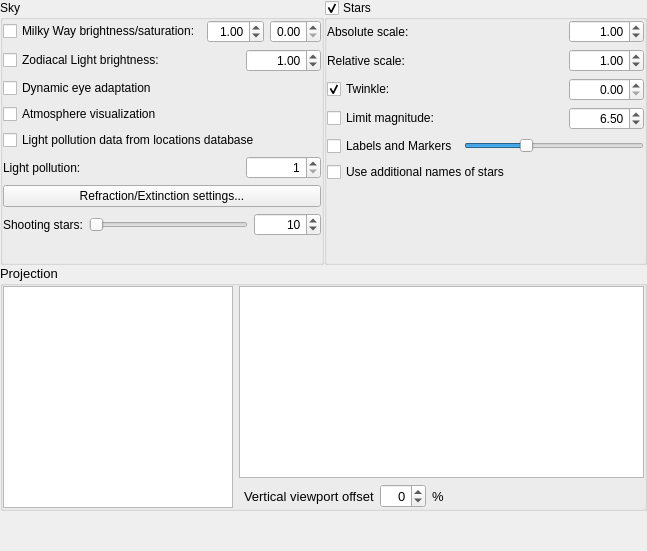
        <widget class="QWidget" name="page_sky">
         <layout class="QGridLayout" name="gridLayout">
          <property name="leftMargin">
           <number>0</number>
          </property>
          <property name="topMargin">
           <number>0</number>
          </property>
          <property name="rightMargin">
           <number>0</number>
          </property>
          <property name="bottomMargin">
           <number>0</number>
          </property>
          <property name="spacing">
           <number>0</number>
          </property>
          <item row="1" column="0" colspan="2">
           <widget class="QGroupBox" name="setProjectionGroupBox">
            <property name="sizePolicy">
             <sizepolicy hsizetype="Preferred" vsizetype="Expanding">
              <horstretch>0</horstretch>
              <verstretch>0</verstretch>
             </sizepolicy>
            </property>
            <property name="minimumSize">
             <size>
              <width>0</width>
              <height>150</height>
             </size>
            </property>
            <property name="font">
             <font>
              <pointsize>10</pointsize>
              <weight>50</weight>
              <bold>false</bold>
             </font>
            </property>
            <property name="title">
             <string>Projection</string>
            </property>
            <property name="checkable">
             <bool>false</bool>
            </property>
            <layout class="QHBoxLayout" name="horizontalLayout_10">
             <property name="leftMargin">
              <number>0</number>
             </property>
             <property name="topMargin">
              <number>0</number>
             </property>
             <property name="rightMargin">
              <number>0</number>
             </property>
             <property name="bottomMargin">
              <number>0</number>
             </property>
             <item>
              <widget class="QListWidget" name="projectionListWidget">
               <property name="sizePolicy">
                <sizepolicy hsizetype="Expanding" vsizetype="Expanding">
                 <horstretch>0</horstretch>
                 <verstretch>0</verstretch>
                </sizepolicy>
               </property>
               <property name="minimumSize">
                <size>
                 <width>230</width>
                 <height>0</height>
                </size>
               </property>
               <property name="maximumSize">
                <size>
                 <width>180</width>
                 <height>16777215</height>
                </size>
               </property>
               <property name="focusPolicy">
                <enum>Qt::NoFocus</enum>
               </property>
               <property name="verticalScrollBarPolicy">
                <enum>Qt::ScrollBarAsNeeded</enum>
               </property>
               <property name="horizontalScrollBarPolicy">
                <enum>Qt::ScrollBarAlwaysOff</enum>
               </property>
              </widget>
             </item>
             <item>
              <layout class="QVBoxLayout" name="projectionDetailsVerticalLayout">
               <item>
                <widget class="QTextBrowser" name="projectionTextBrowser">
                 <property name="openExternalLinks">
                  <bool>true</bool>
                 </property>
                </widget>
               </item>
               <item>
                <layout class="QHBoxLayout" name="viewportOffsetHorizontalLayout">
                 <property name="leftMargin">
                  <number>5</number>
                 </property>
                 <item>
                  <widget class="QLabel" name="viewportOffsetLabel">
                   <property name="text">
                    <string>Vertical viewport offset</string>
                   </property>
                  </widget>
                 </item>
                 <item>
                  <widget class="QDoubleSpinBox" name="viewportOffsetSpinBox">
                   <property name="sizePolicy">
                    <sizepolicy hsizetype="Preferred" vsizetype="Fixed">
                     <horstretch>0</horstretch>
                     <verstretch>0</verstretch>
                    </sizepolicy>
                   </property>
                   <property name="alignment">
                    <set>Qt::AlignRight|Qt::AlignTrailing|Qt::AlignVCenter</set>
                   </property>
                   <property name="decimals">
                    <number>0</number>
                   </property>
                   <property name="minimum">
                    <double>-50.000000000000000</double>
                   </property>
                   <property name="maximum">
                    <double>50.000000000000000</double>
                   </property>
                  </widget>
                 </item>
                 <item>
                  <widget class="QLabel" name="percentLabel">
                   <property name="sizePolicy">
                    <sizepolicy hsizetype="Minimum" vsizetype="Preferred">
                     <horstretch>0</horstretch>
                     <verstretch>0</verstretch>
                    </sizepolicy>
                   </property>
                   <property name="text">
                    <string notr="true">%</string>
                   </property>
                  </widget>
                 </item>
                 <item>
                  <spacer name="horizontalSpacer">
                   <property name="orientation">
                    <enum>Qt::Horizontal</enum>
                   </property>
                   <property name="sizeHint" stdset="0">
                    <size>
                     <width>40</width>
                     <height>20</height>
                    </size>
                   </property>
                  </spacer>
                 </item>
                </layout>
               </item>
              </layout>
             </item>
            </layout>
           </widget>
          </item>
          <item row="2" column="0">
           <spacer name="verticalSpacer_2">
            <property name="orientation">
             <enum>Qt::Vertical</enum>
            </property>
            <property name="sizeHint" stdset="0">
             <size>
              <width>20</width>
              <height>40</height>
             </size>
            </property>
           </spacer>
          </item>
          <item row="0" column="1">
           <widget class="QGroupBox" name="starGroupBox">
            <property name="title">
             <string>Stars</string>
            </property>
            <property name="alignment">
             <set>Qt::AlignLeading</set>
            </property>
            <property name="flat">
             <bool>true</bool>
            </property>
            <property name="checkable">
             <bool>true</bool>
            </property>
            <property name="checked">
             <bool>true</bool>
            </property>
            <layout class="QGridLayout" name="gridLayout_19">
             <property name="leftMargin">
              <number>0</number>
             </property>
             <property name="topMargin">
              <number>0</number>
             </property>
             <property name="rightMargin">
              <number>0</number>
             </property>
             <property name="bottomMargin">
              <number>0</number>
             </property>
             <item row="2" column="0">
              <layout class="QHBoxLayout" name="horizontalLayout_starTwinkle">
               <item>
                <widget class="QCheckBox" name="starTwinkleCheckBox">
                 <property name="text">
                  <string>Twinkle:</string>
                 </property>
                 <property name="checked">
                  <bool>true</bool>
                 </property>
                </widget>
               </item>
               <item>
                <widget class="QDoubleSpinBox" name="starTwinkleAmountDoubleSpinBox">
                 <property name="maximumSize">
                  <size>
                   <width>75</width>
                   <height>16777215</height>
                  </size>
                 </property>
                 <property name="alignment">
                  <set>Qt::AlignRight|Qt::AlignTrailing|Qt::AlignVCenter</set>
                 </property>
                 <property name="decimals">
                  <number>2</number>
                 </property>
                 <property name="maximum">
                  <double>1.500000000000000</double>
                 </property>
                 <property name="singleStep">
                  <double>0.100000000000000</double>
                 </property>
                </widget>
               </item>
              </layout>
             </item>
             <item row="4" column="0">
              <layout class="QHBoxLayout" name="horizontalLayout_starLabel">
               <item>
                <widget class="QCheckBox" name="starLabelCheckBox">
                 <property name="enabled">
                  <bool>true</bool>
                 </property>
                 <property name="text">
                  <string>Labels and Markers</string>
                 </property>
                </widget>
               </item>
               <item>
                <widget class="QSlider" name="starsLabelsHorizontalSlider">
                 <property name="sizePolicy">
                  <sizepolicy hsizetype="Preferred" vsizetype="Fixed">
                   <horstretch>0</horstretch>
                   <verstretch>0</verstretch>
                  </sizepolicy>
                 </property>
                 <property name="minimumSize">
                  <size>
                   <width>180</width>
                   <height>0</height>
                  </size>
                 </property>
                 <property name="value">
                  <number>33</number>
                 </property>
                 <property name="orientation">
                  <enum>Qt::Horizontal</enum>
                 </property>
                </widget>
               </item>
              </layout>
             </item>
             <item row="5" column="0">
              <widget class="QCheckBox" name="checkBoxAdditionalNamesStars">
               <property name="text">
                <string>Use additional names of stars</string>
               </property>
              </widget>
             </item>
             <item row="3" column="0">
              <layout class="QHBoxLayout" name="horizontalLayout_starLimitMag">
               <item>
                <widget class="QCheckBox" name="starLimitMagnitudeCheckBox">
                 <property name="toolTip">
                  <string>Limit the magnitude of stars</string>
                 </property>
                 <property name="text">
                  <string>Limit magnitude:</string>
                 </property>
                </widget>
               </item>
               <item>
                <widget class="QDoubleSpinBox" name="starLimitMagnitudeDoubleSpinBox">
                 <property name="sizePolicy">
                  <sizepolicy hsizetype="Minimum" vsizetype="Fixed">
                   <horstretch>0</horstretch>
                   <verstretch>0</verstretch>
                  </sizepolicy>
                 </property>
                 <property name="minimumSize">
                  <size>
                   <width>0</width>
                   <height>0</height>
                  </size>
                 </property>
                 <property name="maximumSize">
                  <size>
                   <width>75</width>
                   <height>16777215</height>
                  </size>
                 </property>
                 <property name="frame">
                  <bool>true</bool>
                 </property>
                 <property name="alignment">
                  <set>Qt::AlignRight|Qt::AlignTrailing|Qt::AlignVCenter</set>
                 </property>
                 <property name="buttonSymbols">
                  <enum>QAbstractSpinBox::UpDownArrows</enum>
                 </property>
                 <property name="decimals">
                  <number>2</number>
                 </property>
                 <property name="minimum">
                  <double>0.000000000000000</double>
                 </property>
                 <property name="maximum">
                  <double>21.000000000000000</double>
                 </property>
                 <property name="singleStep">
                  <double>0.100000000000000</double>
                 </property>
                 <property name="value">
                  <double>6.500000000000000</double>
                 </property>
                </widget>
               </item>
              </layout>
             </item>
             <item row="1" column="0">
              <layout class="QHBoxLayout" name="horizontalLayout_starRelativeScale">
               <item>
                <widget class="QLabel" name="label_7">
                 <property name="sizePolicy">
                  <sizepolicy hsizetype="Minimum" vsizetype="Preferred">
                   <horstretch>0</horstretch>
                   <verstretch>0</verstretch>
                  </sizepolicy>
                 </property>
                 <property name="minimumSize">
                  <size>
                   <width>0</width>
                   <height>0</height>
                  </size>
                 </property>
                 <property name="maximumSize">
                  <size>
                   <width>16777215</width>
                   <height>16777215</height>
                  </size>
                 </property>
                 <property name="text">
                  <string>Relative scale:</string>
                 </property>
                </widget>
               </item>
               <item>
                <widget class="QDoubleSpinBox" name="starRelativeScaleDoubleSpinBox">
                 <property name="sizePolicy">
                  <sizepolicy hsizetype="Minimum" vsizetype="Fixed">
                   <horstretch>0</horstretch>
                   <verstretch>0</verstretch>
                  </sizepolicy>
                 </property>
                 <property name="minimumSize">
                  <size>
                   <width>0</width>
                   <height>0</height>
                  </size>
                 </property>
                 <property name="maximumSize">
                  <size>
                   <width>75</width>
                   <height>16777215</height>
                  </size>
                 </property>
                 <property name="frame">
                  <bool>true</bool>
                 </property>
                 <property name="alignment">
                  <set>Qt::AlignRight|Qt::AlignTrailing|Qt::AlignVCenter</set>
                 </property>
                 <property name="buttonSymbols">
                  <enum>QAbstractSpinBox::UpDownArrows</enum>
                 </property>
                 <property name="decimals">
                  <number>2</number>
                 </property>
                 <property name="minimum">
                  <double>0.250000000000000</double>
                 </property>
                 <property name="maximum">
                  <double>5.000000000000000</double>
                 </property>
                 <property name="singleStep">
                  <double>0.050000000000000</double>
                 </property>
                 <property name="value">
                  <double>1.000000000000000</double>
                 </property>
                </widget>
               </item>
              </layout>
             </item>
             <item row="0" column="0">
              <layout class="QHBoxLayout" name="horizontalLayout_starScale">
               <item>
                <widget class="QLabel" name="label_5">
                 <property name="sizePolicy">
                  <sizepolicy hsizetype="Minimum" vsizetype="Preferred">
                   <horstretch>0</horstretch>
                   <verstretch>0</verstretch>
                  </sizepolicy>
                 </property>
                 <property name="maximumSize">
                  <size>
                   <width>16777215</width>
                   <height>16777215</height>
                  </size>
                 </property>
                 <property name="text">
                  <string>Absolute scale:</string>
                 </property>
                </widget>
               </item>
               <item>
                <widget class="QDoubleSpinBox" name="starScaleRadiusDoubleSpinBox">
                 <property name="sizePolicy">
                  <sizepolicy hsizetype="Minimum" vsizetype="Fixed">
                   <horstretch>0</horstretch>
                   <verstretch>0</verstretch>
                  </sizepolicy>
                 </property>
                 <property name="minimumSize">
                  <size>
                   <width>0</width>
                   <height>0</height>
                  </size>
                 </property>
                 <property name="maximumSize">
                  <size>
                   <width>75</width>
                   <height>16777215</height>
                  </size>
                 </property>
                 <property name="alignment">
                  <set>Qt::AlignRight|Qt::AlignTrailing|Qt::AlignVCenter</set>
                 </property>
                 <property name="decimals">
                  <number>2</number>
                 </property>
                 <property name="maximum">
                  <double>9.000000000000000</double>
                 </property>
                 <property name="singleStep">
                  <double>0.100000000000000</double>
                 </property>
                 <property name="value">
                  <double>1.000000000000000</double>
                 </property>
                </widget>
               </item>
              </layout>
             </item>
             <item row="6" column="0">
              <spacer name="verticalSpacer_6">
               <property name="orientation">
                <enum>Qt::Vertical</enum>
               </property>
               <property name="sizeHint" stdset="0">
                <size>
                 <width>20</width>
                 <height>40</height>
                </size>
               </property>
              </spacer>
             </item>
            </layout>
           </widget>
          </item>
          <item row="0" column="0">
           <widget class="QGroupBox" name="largeObjectsGroupbox">
            <property name="sizePolicy">
             <sizepolicy hsizetype="Preferred" vsizetype="Fixed">
              <horstretch>0</horstretch>
              <verstretch>0</verstretch>
             </sizepolicy>
            </property>
            <property name="title">
             <string>Sky</string>
            </property>
            <property name="alignment">
             <set>Qt::AlignLeading</set>
            </property>
            <property name="flat">
             <bool>true</bool>
            </property>
            <property name="checkable">
             <bool>false</bool>
            </property>
            <layout class="QGridLayout" name="gridLayout_18">
             <property name="leftMargin">
              <number>0</number>
             </property>
             <property name="topMargin">
              <number>0</number>
             </property>
             <property name="rightMargin">
              <number>0</number>
             </property>
             <property name="bottomMargin">
              <number>0</number>
             </property>
             <item row="2" column="0">
              <widget class="QCheckBox" name="adaptationCheckbox">
               <property name="toolTip">
                <string>Dim faint stars when a very bright object is visible</string>
               </property>
               <property name="text">
                <string>Dynamic eye adaptation</string>
               </property>
               <property name="checked">
                <bool>false</bool>
               </property>
              </widget>
             </item>
             <item row="4" column="0">
              <widget class="QCheckBox" name="useLightPollutionFromLocationDataCheckBox">
               <property name="toolTip">
                <string>Use light pollution data from locations database and ignore settings for light pollution below</string>
               </property>
               <property name="text">
                <string>Light pollution data from locations database</string>
               </property>
              </widget>
             </item>
             <item row="5" column="0">
              <layout class="QHBoxLayout" name="_2">
               <item>
                <widget class="QLabel" name="label_4">
                 <property name="text">
                  <string>Light pollution:</string>
                 </property>
                </widget>
               </item>
               <item>
                <widget class="QSpinBox" name="lightPollutionSpinBox">
                 <property name="maximumSize">
                  <size>
                   <width>75</width>
                   <height>16777215</height>
                  </size>
                 </property>
                 <property name="alignment">
                  <set>Qt::AlignRight|Qt::AlignTrailing|Qt::AlignVCenter</set>
                 </property>
                 <property name="minimum">
                  <number>1</number>
                 </property>
                 <property name="maximum">
                  <number>9</number>
                 </property>
                 <property name="value">
                  <number>1</number>
                 </property>
                </widget>
               </item>
              </layout>
             </item>
             <item row="7" column="0">
              <layout class="QGridLayout" name="gridLayout_6">
               <item row="0" column="0">
                <widget class="QLabel" name="label_14">
                 <property name="sizePolicy">
                  <sizepolicy hsizetype="Preferred" vsizetype="Minimum">
                   <horstretch>0</horstretch>
                   <verstretch>0</verstretch>
                  </sizepolicy>
                 </property>
                 <property name="toolTip">
                  <string>Settings for sporadic meteors</string>
                 </property>
                 <property name="text">
                  <string comment="Zenithal Hourly Rate">Shooting stars:</string>
                 </property>
                 <property name="textFormat">
                  <enum>Qt::PlainText</enum>
                 </property>
                 <property name="alignment">
                  <set>Qt::AlignLeading|Qt::AlignLeft|Qt::AlignVCenter</set>
                 </property>
                </widget>
               </item>
               <item row="1" column="1" colspan="2">
                <widget class="QLabel" name="zhrLabel">
                 <property name="minimumSize">
                  <size>
                   <width>0</width>
                   <height>20</height>
                  </size>
                 </property>
                 <property name="text">
                  <string/>
                 </property>
                 <property name="textFormat">
                  <enum>Qt::RichText</enum>
                 </property>
                 <property name="scaledContents">
                  <bool>false</bool>
                 </property>
                </widget>
               </item>
               <item row="0" column="2">
                <widget class="QSpinBox" name="zhrSpinBox">
                 <property name="sizePolicy">
                  <sizepolicy hsizetype="Minimum" vsizetype="Fixed">
                   <horstretch>0</horstretch>
                   <verstretch>0</verstretch>
                  </sizepolicy>
                 </property>
                 <property name="maximumSize">
                  <size>
                   <width>75</width>
                   <height>16777215</height>
                  </size>
                 </property>
                 <property name="toolTip">
                  <string>The zenithal hourly rate for the sporadic meteors</string>
                 </property>
                 <property name="frame">
                  <bool>true</bool>
                 </property>
                 <property name="alignment">
                  <set>Qt::AlignRight|Qt::AlignTrailing|Qt::AlignVCenter</set>
                 </property>
                 <property name="maximum">
                  <number>240000</number>
                 </property>
                 <property name="value">
                  <number>10</number>
                 </property>
                </widget>
               </item>
               <item row="0" column="1">
                <widget class="QSlider" name="zhrSlider">
                 <property name="toolTip">
                  <string>The zenithal hourly rate for the sporadic meteors</string>
                 </property>
                 <property name="maximum">
                  <number>240000</number>
                 </property>
                 <property name="sliderPosition">
                  <number>10</number>
                 </property>
                 <property name="orientation">
                  <enum>Qt::Horizontal</enum>
                 </property>
                 <property name="tickPosition">
                  <enum>QSlider::NoTicks</enum>
                 </property>
                </widget>
               </item>
              </layout>
             </item>
             <item row="6" column="0">
              <widget class="QPushButton" name="pushButtonAtmosphereDetails">
               <property name="focusPolicy">
                <enum>Qt::NoFocus</enum>
               </property>
               <property name="toolTip">
                <string>pressure, temperature, extinction coefficient</string>
               </property>
               <property name="text">
                <string>Refraction/Extinction settings...</string>
               </property>
              </widget>
             </item>
             <item row="1" column="0">
              <layout class="QHBoxLayout" name="horizontalLayout_zodiacalLight">
               <item>
                <widget class="QCheckBox" name="zodiacalLightCheckBox">
                 <property name="text">
                  <string>Zodiacal Light brightness:</string>
                 </property>
                </widget>
               </item>
               <item>
                <widget class="QDoubleSpinBox" name="zodiacalLightBrightnessDoubleSpinBox">
                 <property name="maximumSize">
                  <size>
                   <width>75</width>
                   <height>16777215</height>
                  </size>
                 </property>
                 <property name="alignment">
                  <set>Qt::AlignRight|Qt::AlignTrailing|Qt::AlignVCenter</set>
                 </property>
                 <property name="decimals">
                  <number>2</number>
                 </property>
                 <property name="maximum">
                  <double>10.000000000000000</double>
                 </property>
                 <property name="singleStep">
                  <double>0.100000000000000</double>
                 </property>
                 <property name="value">
                  <double>1.000000000000000</double>
                 </property>
                </widget>
               </item>
              </layout>
             </item>
             <item row="0" column="0">
              <layout class="QHBoxLayout" name="horizontalLayout_milkyWay">
               <item>
                <widget class="QCheckBox" name="milkyWayCheckBox">
                 <property name="text">
                  <string>Milky Way brightness/saturation:</string>
                 </property>
                </widget>
               </item>
               <item>
                <widget class="QDoubleSpinBox" name="milkyWayBrightnessDoubleSpinBox">
                 <property name="maximumSize">
                  <size>
                   <width>75</width>
                   <height>16777215</height>
                  </size>
                 </property>
                 <property name="alignment">
                  <set>Qt::AlignRight|Qt::AlignTrailing|Qt::AlignVCenter</set>
                 </property>
                 <property name="decimals">
                  <number>2</number>
                 </property>
                 <property name="maximum">
                  <double>10.000000000000000</double>
                 </property>
                 <property name="singleStep">
                  <double>0.100000000000000</double>
                 </property>
                 <property name="value">
                  <double>1.000000000000000</double>
                 </property>
                </widget>
               </item>
               <item>
                <widget class="QDoubleSpinBox" name="milkyWaySaturationDoubleSpinBox">
                 <property name="maximumSize">
                  <size>
                   <width>75</width>
                   <height>16777215</height>
                  </size>
                 </property>
                 <property name="toolTip">
                  <string>Changing saturation from totally unsaturated (0.00) to default (1.00) value.</string>
                 </property>
                 <property name="alignment">
                  <set>Qt::AlignRight|Qt::AlignTrailing|Qt::AlignVCenter</set>
                 </property>
                 <property name="minimum">
                  <double>0.000000000000000</double>
                 </property>
                 <property name="maximum">
                  <double>1.000000000000000</double>
                 </property>
                 <property name="singleStep">
                  <double>0.100000000000000</double>
                 </property>
                </widget>
               </item>
              </layout>
             </item>
             <item row="3" column="0">
              <widget class="QCheckBox" name="atmosphereCheckBox">
               <property name="text">
                <string>Atmosphere visualization</string>
               </property>
              </widget>
             </item>
            </layout>
           </widget>
          </item>
         </layout>
        </widget>
